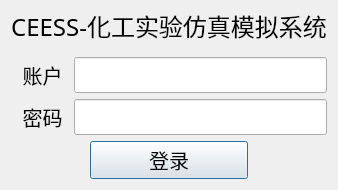
<?xml version="1.0" encoding="UTF-8"?>
<ui version="4.0">
 <class>LoginDialog</class>
 <widget class="QDialog" name="LoginDialog">
  <property name="geometry">
   <rect>
    <x>0</x>
    <y>0</y>
    <width>332</width>
    <height>190</height>
   </rect>
  </property>
  <property name="windowTitle">
   <string>CESS-登录</string>
  </property>
  <layout class="QVBoxLayout" name="verticalLayout">
   <property name="spacing">
    <number>6</number>
   </property>
   <property name="topMargin">
    <number>0</number>
   </property>
   <item>
    <widget class="QLabel" name="label">
     <property name="font">
      <font>
       <family>幼圆</family>
       <pointsize>18</pointsize>
       <weight>50</weight>
       <italic>false</italic>
       <bold>false</bold>
       <underline>false</underline>
       <strikeout>false</strikeout>
       <stylestrategy>PreferAntialias</stylestrategy>
       <kerning>true</kerning>
      </font>
     </property>
     <property name="text">
      <string>CEESS-化工实验仿真模拟系统</string>
     </property>
     <property name="alignment">
      <set>Qt::AlignCenter</set>
     </property>
    </widget>
   </item>
   <item>
    <layout class="QHBoxLayout" name="horizontalLayout" stretch="1,4">
     <property name="spacing">
      <number>0</number>
     </property>
     <item>
      <widget class="QLabel" name="accLabel">
       <property name="sizePolicy">
        <sizepolicy hsizetype="Preferred" vsizetype="Preferred">
         <horstretch>0</horstretch>
         <verstretch>0</verstretch>
        </sizepolicy>
       </property>
       <property name="font">
        <font>
         <family>幼圆</family>
         <pointsize>15</pointsize>
         <weight>50</weight>
         <bold>false</bold>
        </font>
       </property>
       <property name="text">
        <string>账户</string>
       </property>
       <property name="alignment">
        <set>Qt::AlignCenter</set>
       </property>
      </widget>
     </item>
     <item>
      <widget class="QLineEdit" name="accLineEdit">
       <property name="font">
        <font>
         <family>微软雅黑</family>
         <pointsize>15</pointsize>
         <weight>50</weight>
         <bold>false</bold>
        </font>
       </property>
      </widget>
     </item>
    </layout>
   </item>
   <item>
    <layout class="QHBoxLayout" name="horizontalLayout_2" stretch="1,4">
     <property name="spacing">
      <number>0</number>
     </property>
     <item>
      <widget class="QLabel" name="pswLabel">
       <property name="sizePolicy">
        <sizepolicy hsizetype="Preferred" vsizetype="Preferred">
         <horstretch>0</horstretch>
         <verstretch>0</verstretch>
        </sizepolicy>
       </property>
       <property name="font">
        <font>
         <family>幼圆</family>
         <pointsize>15</pointsize>
         <weight>50</weight>
         <bold>false</bold>
        </font>
       </property>
       <property name="text">
        <string>密码</string>
       </property>
       <property name="alignment">
        <set>Qt::AlignCenter</set>
       </property>
      </widget>
     </item>
     <item>
      <widget class="QLineEdit" name="pswLineEdit">
       <property name="font">
        <font>
         <family>微软雅黑</family>
         <pointsize>15</pointsize>
         <weight>50</weight>
         <bold>false</bold>
        </font>
       </property>
      </widget>
     </item>
    </layout>
   </item>
   <item>
    <layout class="QHBoxLayout" name="horizontalLayout_3" stretch="1,2,1">
     <item>
      <spacer name="horizontalSpacer">
       <property name="orientation">
        <enum>Qt::Horizontal</enum>
       </property>
       <property name="sizeHint" stdset="0">
        <size>
         <width>40</width>
         <height>20</height>
        </size>
       </property>
      </spacer>
     </item>
     <item>
      <widget class="QPushButton" name="loginButtom">
       <property name="font">
        <font>
         <family>幼圆</family>
         <pointsize>15</pointsize>
        </font>
       </property>
       <property name="text">
        <string>登录</string>
       </property>
      </widget>
     </item>
     <item>
      <spacer name="horizontalSpacer_2">
       <property name="orientation">
        <enum>Qt::Horizontal</enum>
       </property>
       <property name="sizeHint" stdset="0">
        <size>
         <width>40</width>
         <height>20</height>
        </size>
       </property>
      </spacer>
     </item>
    </layout>
   </item>
  </layout>
 </widget>
 <resources/>
 <connections/>
</ui>
